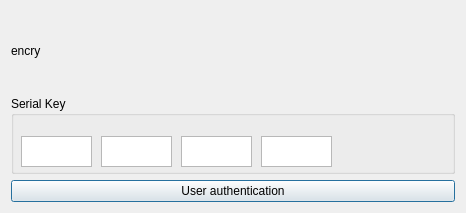
<?xml version="1.0" encoding="UTF-8"?>
<ui version="4.0">
 <class>EnterSerial</class>
 <widget class="QDialog" name="EnterSerial">
  <property name="geometry">
   <rect>
    <x>0</x>
    <y>0</y>
    <width>466</width>
    <height>213</height>
   </rect>
  </property>
  <property name="windowTitle">
   <string>License Generator</string>
  </property>
  <layout class="QVBoxLayout" name="verticalLayout">
   <item>
    <widget class="QLabel" name="lblKey">
     <property name="text">
      <string>encry</string>
     </property>
    </widget>
   </item>
   <item>
    <widget class="QGroupBox" name="gpbx_key">
     <property name="title">
      <string>Serial Key</string>
     </property>
     <widget class="QTextEdit" name="textEdit1">
      <property name="geometry">
       <rect>
        <x>10</x>
        <y>40</y>
        <width>71</width>
        <height>31</height>
       </rect>
      </property>
     </widget>
     <widget class="QTextEdit" name="textEdit2">
      <property name="geometry">
       <rect>
        <x>90</x>
        <y>40</y>
        <width>71</width>
        <height>31</height>
       </rect>
      </property>
     </widget>
     <widget class="QTextEdit" name="textEdit3">
      <property name="geometry">
       <rect>
        <x>170</x>
        <y>40</y>
        <width>71</width>
        <height>31</height>
       </rect>
      </property>
     </widget>
     <widget class="QTextEdit" name="textEdit1_4">
      <property name="geometry">
       <rect>
        <x>250</x>
        <y>40</y>
        <width>71</width>
        <height>31</height>
       </rect>
      </property>
     </widget>
    </widget>
   </item>
   <item>
    <widget class="QPushButton" name="btn_generatekeys">
     <property name="text">
      <string>User authentication</string>
     </property>
    </widget>
   </item>
  </layout>
 </widget>
 <resources/>
 <connections/>
</ui>
